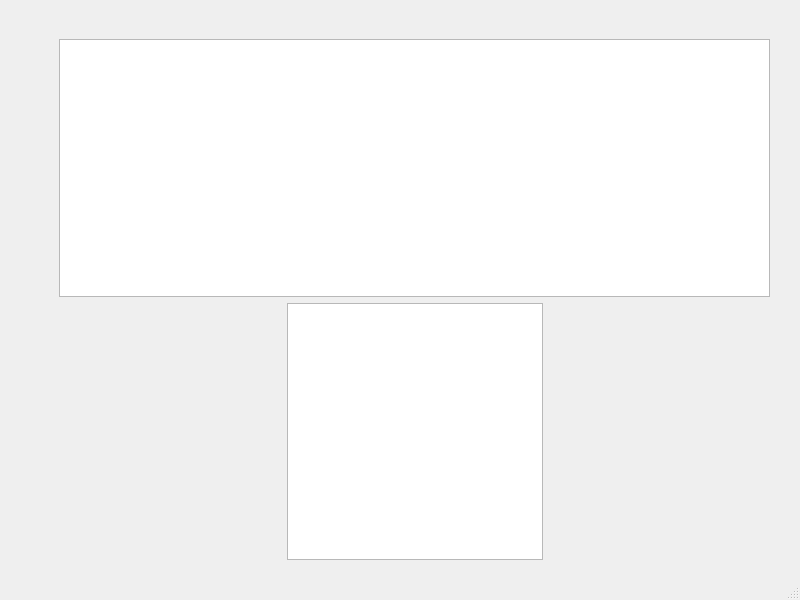
<?xml version="1.0" encoding="UTF-8"?>
<ui version="4.0">
 <class>MainWindow</class>
 <widget class="QMainWindow" name="MainWindow">
  <property name="geometry">
   <rect>
    <x>0</x>
    <y>0</y>
    <width>800</width>
    <height>600</height>
   </rect>
  </property>
  <property name="windowTitle">
   <string>MainWindow</string>
  </property>
  <widget class="QWidget" name="centralwidget">
   <widget class="QWidget" name="verticalLayoutWidget">
    <property name="geometry">
     <rect>
      <x>59</x>
      <y>39</y>
      <width>711</width>
      <height>521</height>
     </rect>
    </property>
    <layout class="QVBoxLayout" name="verticalLayout">
     <item>
      <widget class="GraphicsLayoutWidget" name="graph_spectre"/>
     </item>
     <item>
      <layout class="QHBoxLayout" name="horizontalLayout">
       <item>
        <spacer name="horizontalSpacer">
         <property name="orientation">
          <enum>Qt::Horizontal</enum>
         </property>
         <property name="sizeHint" stdset="0">
          <size>
           <width>40</width>
           <height>20</height>
          </size>
         </property>
        </spacer>
       </item>
       <item>
        <widget class="GraphicsLayoutWidget" name="graph_rgb"/>
       </item>
       <item>
        <spacer name="horizontalSpacer_2">
         <property name="orientation">
          <enum>Qt::Horizontal</enum>
         </property>
         <property name="sizeHint" stdset="0">
          <size>
           <width>40</width>
           <height>20</height>
          </size>
         </property>
        </spacer>
       </item>
      </layout>
     </item>
    </layout>
   </widget>
  </widget>
  <widget class="QMenuBar" name="menubar">
   <property name="geometry">
    <rect>
     <x>0</x>
     <y>0</y>
     <width>800</width>
     <height>21</height>
    </rect>
   </property>
  </widget>
  <widget class="QStatusBar" name="statusbar"/>
 </widget>
 <customwidgets>
  <customwidget>
   <class>GraphicsLayoutWidget</class>
   <extends>QGraphicsView</extends>
   <header>pyqtgraph.h</header>
   <container>1</container>
  </customwidget>
 </customwidgets>
 <resources/>
 <connections/>
</ui>
